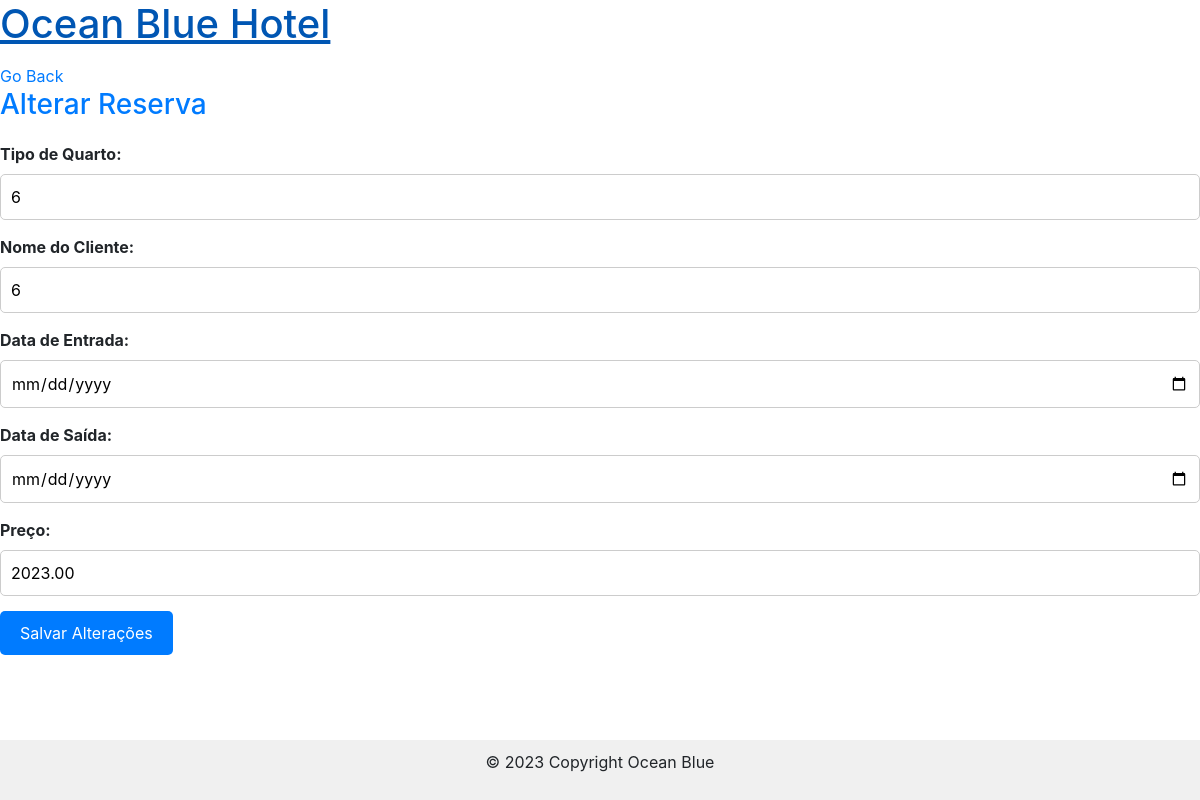
Screenshot of /alterar_reserva.php?id=11 with the database file from the repository.
### tables this page shows
CREATE TABLE `reserva` (
  `id` int(11) NOT NULL,
  `tipo_quarto` int(11) DEFAULT NULL,
  `nome_cliente` int(11) DEFAULT NULL,
  `data_entrada` date DEFAULT NULL,
  `data_saida` date DEFAULT NULL,
  `forma_pagamento` varchar(205) NOT NULL,
  `preco` decimal(10,2) NOT NULL
);

### alterar_reserva.php (the view, shortened to what this page needs)
<?php
include("db.php");
$id = "";
$tipo_quarto = "";
$nome_cliente = "";
$data_entrada = "";
$data_saida = "";
$preco = "";
if (isset($_GET["id"])) {
    $id = $_GET["id"];
    $query = "SELECT * FROM reserva WHERE id = $id";
    $result = mysqli_query($conn, $query);
    if (mysqli_num_rows($result) == 1) {
        $row = mysqli_fetch_assoc($result);
        $tipo_quarto = $row["tipo_quarto"];
        $nome_cliente = $row["nome_cliente"];
        $data_entrada = $row["data_entrada"];
        $data_saida = $row["data_saida"];
        $preco = $row["preco"];
    } else {
        echo "Reserva não encontrada.";
    }
}
?>
<!DOCTYPE html>
<html lang="en">
<head>
    <link rel="stylesheet" href="css/altreserva.css">
    <link rel="stylesheet" href="https://cdn.jsdelivr.net/npm/bootstrap@4.3.1/dist/css/bootstrap.min.css"
>
</head>
<body>
    <div class="header">
        <h1><a href="home.php">Ocean Blue Hotel</a></h1>
    </div>
    <a href="/hotelbo/home.php">Go Back</a>
    <div class="content">
        <h2>Alterar Reserva</h2>
        <form action="alterar_reserva.php?id=<?php echo $id; ?>" method="POST">
            <label for="tipo_quarto">Tipo de Quarto:</label>
            <input type="text" name="tipo_quarto" value="<?php echo $tipo_quarto; ?>" required>
            <label for="nome_cliente">Nome do Cliente:</label>
            <input type="text" name="nome_cliente" value="<?php echo $nome_cliente; ?>" required>
            <label for="data_entrada">Data de Entrada:</label>
            <input type="date" name="data_entrada" value="<?php echo $data_entrada; ?>" required>
            <label for="data_saida">Data de Saída:</label>
            <input type="date" name="data_saida" value="<?php echo $data_saida; ?>" required>
            <label for="preco">Preço:</label>
            <input type="text" name="preco" value="<?php echo $preco; ?>" required>
            <button type="submit">Salvar Alterações</button>
        </form>
    </div>
    <footer>
        <div class="footer">
        <p>© 2023 Copyright Ocean Blue</p>
        </div>
    </footer>
</body>
</html>

### css/altreserva.css (style rules this page uses)
.content h2 { font-size: 28px; color: #007bff; margin-bottom: 20px; }
label { font-weight: bold; }
input[type="text"], input[type="date"] { width: 100%; padding: 10px; margin-bottom: 15px; border: 1px solid #ccc; border-radius: 5px; }
button[type="submit"] { background-color: #007bff; color: #fff; padding: 10px 20px; border: none; border-radius: 5px; cursor: pointer; }
.footer { text-align: center; background-color: #f0f0f0; padding: 10px 0; position: absolute; bottom: 0; width: 100%; }

### rows the page displays
reserva: tipo_quarto "6", nome_cliente "6", preco "2023.00"
